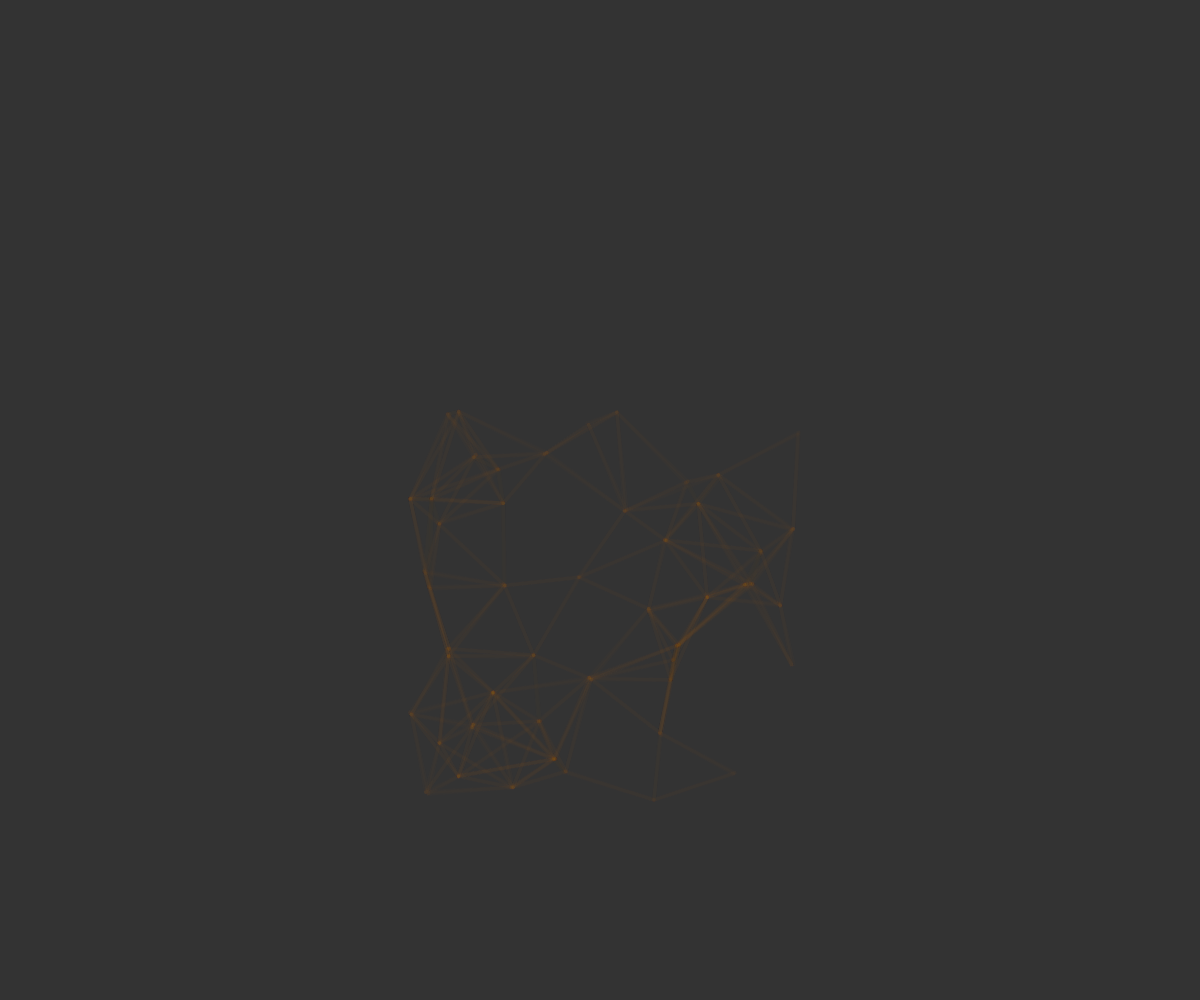
Frame 1 (no input)
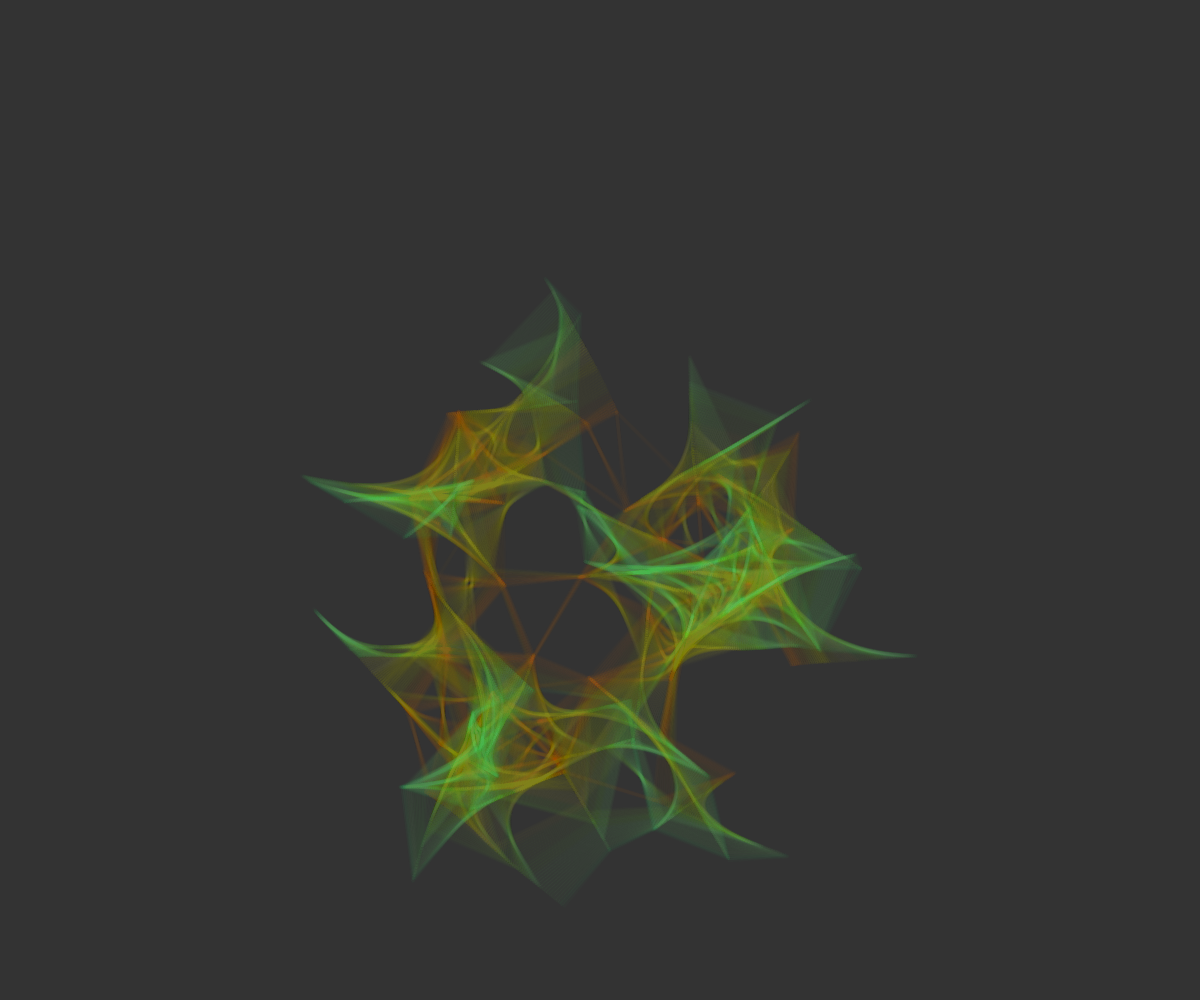
Frame 60 (no input)
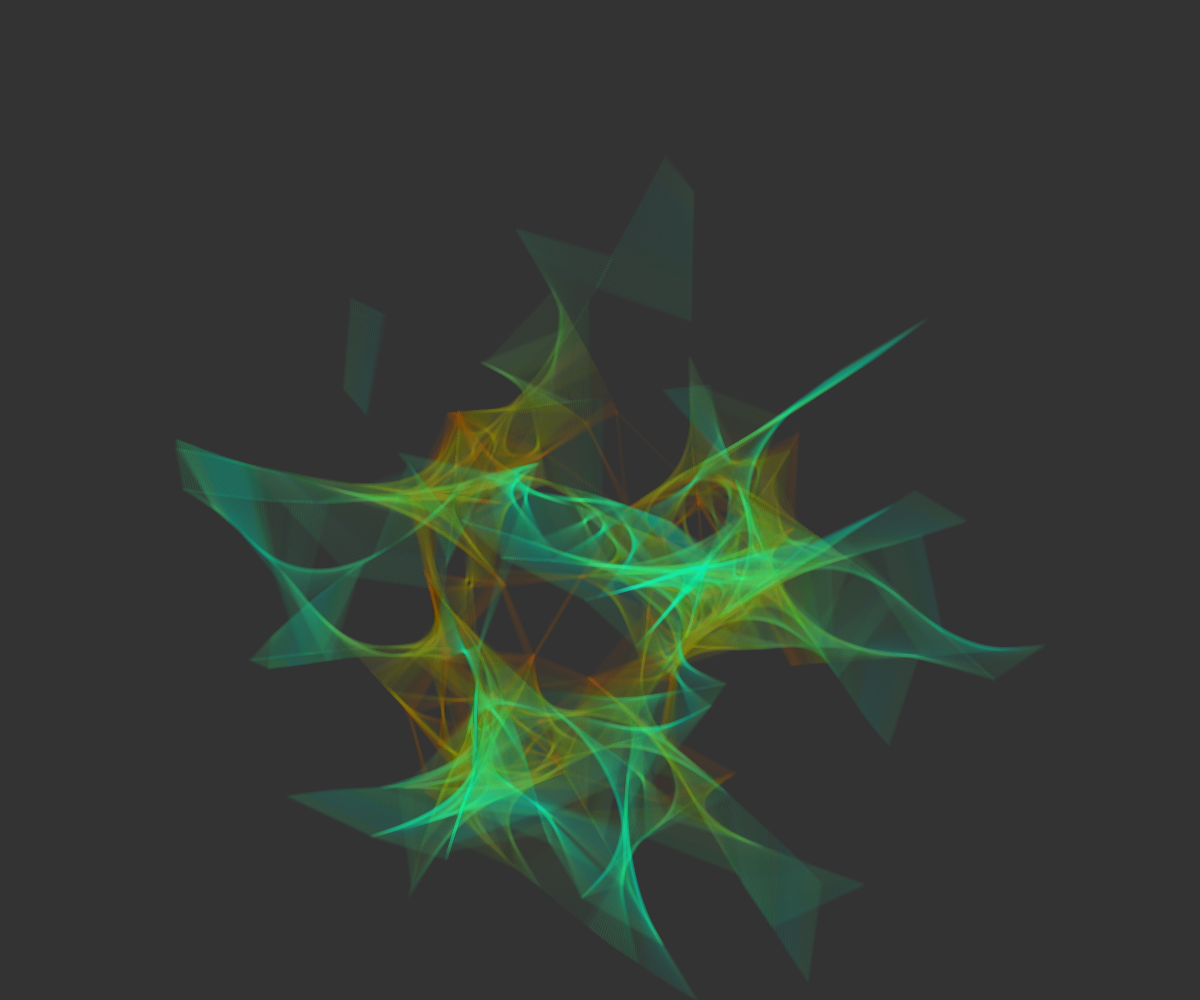
Frame 120 (the mouse pressed at the canvas centre since frame 60)

The p5.js sketch that drew these frames (run headless with seeded random() and noise() and a simulated clock; from frame 60 on, the mouse is pressed at the canvas centre):

// p5.js sketch
// ── sketch.js
let ag = [];
let xoff=0,xoffPass=0.01;
let colors;
let prev=0,act=1
function setup() {
    createCanvas(windowWidth, windowHeight);
    background(51);
    for (let i = 0; i <= 50; i++) ag.push(new agent());
   colors=[color('#B27300'),color('#12FFBE'),color('#FFC00F'),color('#C700CA'),color('#AE00B0')];
}

function draw() {
   // background(51,;);
    strokeWeight(4);
    let c=lerpColor(colors[prev],colors[act],xoff);
    c.setAlpha(5);
    stroke(c);
    if(xoff>1){
    	xoff=0;prev++;act++;
    }
    xoff+=xoffPass;
    for (let a of ag) {

        a.go(ag);
    }
}
class agent {
    constructor() {
        let n=3;
        this.loc = createVector(random(width/n,(n-1)*width/n), random(width/n,(n-1)*width/n));
        // this.loc = createVector(random(width),random(height));
        this.vel = p5.Vector.random2D();
        this.vel.setMag(random(1, 3));
        this.acc = createVector(0, 0);
        this.maxForce = 0.2;
        this.maxSpeed = 4;
    }
    update() {
        this.loc.add(this.vel);
        this.vel.add(this.acc);
        this.acc.mult(0);
    }
    edges() {
        if (this.loc.x > width) this.loc.x = 0;
        else if (this.loc.x < 0) this.loc.x = width;
        else if (this.loc.y > height) this.loc.y = 0;
        else if (this.loc.y < 0) this.loc.y = height;
    }
    collision(arr) {
        for (let a of arr) {
            let d = dist(this.loc.x, this.loc.y, a.loc.x, a.loc.y);
            let angle = this.loc.angleBetween(a.loc);
            if (a != this && d < 100 && angle != 0 && angle != PI) {
                a.vel.rotate(random(-0.009, 0.009));
                this.vel.rotate(random(-0.009, 0.009));
                line(a.loc.x,a.loc.y,this.loc.x,this.loc.y)
            }
        }

    }

    show() {
        push();
        translate(this.loc.x, this.loc.y);
        rotate(this.vel.heading());
        line(0, 0, 100, 0);
        pop();
    }
    go(arr) {
        this.collision(arr);
        this.update();
        this.edges();
        //this.show();
    }
}
